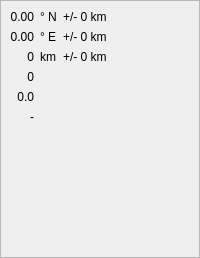
    <widget class="QFrame" name="frameInformationAutomatic" >
     <property name="frameShape" >
      <enum>QFrame::StyledPanel</enum>
     </property>
     <property name="frameShadow" >
      <enum>QFrame::Raised</enum>
     </property>
     <layout class="QGridLayout" >
      <property name="margin" >
       <number>9</number>
      </property>
      <property name="spacing" >
       <number>6</number>
      </property>
      <item row="8" column="0" colspan="3" >
       <widget class="QLabel" name="_lbOriginStatusAutomatic" >
        <property name="font" >
         <font>
          <family>Sans Serif</family>
          <pointsize>14</pointsize>
          <weight>50</weight>
          <italic>false</italic>
          <bold>false</bold>
          <underline>false</underline>
          <strikeout>false</strikeout>
         </font>
        </property>
        <property name="text" >
         <string/>
        </property>
        <property name="alignment" >
         <set>Qt::AlignLeading|Qt::AlignLeft|Qt::AlignVCenter</set>
        </property>
       </widget>
      </item>
      <item row="6" column="0" colspan="3" >
       <widget class="QLabel" name="labelVDistanceAutomatic" >
        <property name="text" >
         <string>&lt;Spacer></string>
        </property>
       </widget>
      </item>
      <item row="5" column="0" >
       <widget class="QLabel" name="_lbCommentAutomatic" >
        <property name="text" >
         <string>-</string>
        </property>
        <property name="alignment" >
         <set>Qt::AlignRight|Qt::AlignTrailing|Qt::AlignVCenter</set>
        </property>
       </widget>
      </item>
      <item row="2" column="1" >
       <widget class="QLabel" name="_lbDepthUnitAutomatic" >
        <property name="text" >
         <string>km</string>
        </property>
        <property name="alignment" >
         <set>Qt::AlignLeading|Qt::AlignLeft|Qt::AlignVCenter</set>
        </property>
       </widget>
      </item>
      <item row="1" column="2" >
       <widget class="QLabel" name="_lbLongErrorAutomatic" >
        <property name="text" >
         <string>+/- 0 km</string>
        </property>
        <property name="alignment" >
         <set>Qt::AlignLeading|Qt::AlignLeft|Qt::AlignVCenter</set>
        </property>
       </widget>
      </item>
      <item row="0" column="2" >
       <widget class="QLabel" name="_lbLatErrorAutomatic" >
        <property name="sizePolicy" >
         <sizepolicy>
          <hsizetype>5</hsizetype>
          <vsizetype>5</vsizetype>
          <horstretch>1</horstretch>
          <verstretch>0</verstretch>
         </sizepolicy>
        </property>
        <property name="text" >
         <string>+/- 0 km</string>
        </property>
        <property name="alignment" >
         <set>Qt::AlignLeading|Qt::AlignLeft|Qt::AlignVCenter</set>
        </property>
       </widget>
      </item>
      <item row="0" column="0" >
       <widget class="QLabel" name="_lbLatitudeAutomatic" >
        <property name="sizePolicy" >
         <sizepolicy>
          <hsizetype>5</hsizetype>
          <vsizetype>5</vsizetype>
          <horstretch>0</horstretch>
          <verstretch>0</verstretch>
         </sizepolicy>
        </property>
        <property name="text" >
         <string>0.00</string>
        </property>
        <property name="alignment" >
         <set>Qt::AlignRight|Qt::AlignTrailing|Qt::AlignVCenter</set>
        </property>
       </widget>
      </item>
      <item row="3" column="0" >
       <widget class="QLabel" name="_lbNoPhasesAutomatic" >
        <property name="text" >
         <string>0</string>
        </property>
        <property name="alignment" >
         <set>Qt::AlignRight|Qt::AlignTrailing|Qt::AlignVCenter</set>
        </property>
       </widget>
      </item>
      <item row="9" column="0" colspan="2" >
       <spacer>
        <property name="orientation" >
         <enum>Qt::Vertical</enum>
        </property>
        <property name="sizeHint" >
         <size>
          <width>20</width>
          <height>40</height>
         </size>
        </property>
       </spacer>
      </item>
      <item row="1" column="0" >
       <widget class="QLabel" name="_lbLongitudeAutomatic" >
        <property name="text" >
         <string>0.00</string>
        </property>
        <property name="alignment" >
         <set>Qt::AlignRight|Qt::AlignTrailing|Qt::AlignVCenter</set>
        </property>
       </widget>
      </item>
      <item row="4" column="0" >
       <widget class="QLabel" name="_lbRMSAutomatic" >
        <property name="text" >
         <string>0.0</string>
        </property>
        <property name="alignment" >
         <set>Qt::AlignRight|Qt::AlignTrailing|Qt::AlignVCenter</set>
        </property>
       </widget>
      </item>
      <item row="2" column="2" >
       <widget class="QLabel" name="_lbDepthErrorAutomatic" >
        <property name="text" >
         <string>+/- 0 km</string>
        </property>
        <property name="alignment" >
         <set>Qt::AlignLeading|Qt::AlignLeft|Qt::AlignVCenter</set>
        </property>
       </widget>
      </item>
      <item row="2" column="0" >
       <widget class="QLabel" name="_lbDepthAutomatic" >
        <property name="text" >
         <string>0</string>
        </property>
        <property name="alignment" >
         <set>Qt::AlignRight|Qt::AlignTrailing|Qt::AlignVCenter</set>
        </property>
       </widget>
      </item>
      <item row="0" column="1" >
       <widget class="QLabel" name="_lbLatitudeUnitAutomatic" >
        <property name="sizePolicy" >
         <sizepolicy>
          <hsizetype>5</hsizetype>
          <vsizetype>5</vsizetype>
          <horstretch>0</horstretch>
          <verstretch>0</verstretch>
         </sizepolicy>
        </property>
        <property name="text" >
         <string>° N</string>
        </property>
        <property name="alignment" >
         <set>Qt::AlignLeading|Qt::AlignLeft|Qt::AlignVCenter</set>
        </property>
       </widget>
      </item>
      <item row="1" column="1" >
       <widget class="QLabel" name="_lbLongitudeUnitAutomatic" >
        <property name="text" >
         <string>° E</string>
        </property>
        <property name="alignment" >
         <set>Qt::AlignLeading|Qt::AlignLeft|Qt::AlignVCenter</set>
        </property>
       </widget>
      </item>
      <item row="7" column="0" colspan="3" >
       <widget class="QLabel" name="_lbAgencyAutomatic" >
        <property name="font" >
         <font>
          <family>Sans Serif</family>
          <pointsize>14</pointsize>
          <weight>50</weight>
          <italic>false</italic>
          <bold>false</bold>
          <underline>false</underline>
          <strikeout>false</strikeout>
         </font>
        </property>
        <property name="text" >
         <string/>
        </property>
        <property name="alignment" >
         <set>Qt::AlignLeading|Qt::AlignLeft|Qt::AlignVCenter</set>
        </property>
       </widget>
      </item>
     </layout>
    </widget>
